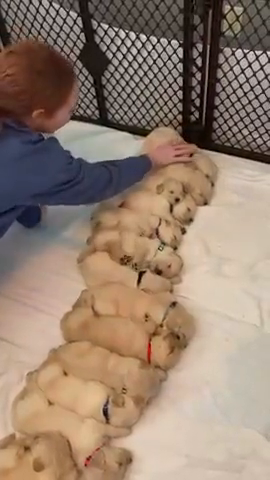
#> input picture frame 43 of images/puppies.avi, 270 x 480 px
$ python play_video.py
#> lines starting #> are read from the running program, lines starting #| are printed output that depends on the picture
import cv2
import numpy as np

cap = cv2.VideoCapture('../images/puppies.avi')
while cap.isOpened():
    ret: bool
    frame: np.ndarray

    ret, frame = cap.read()
#> frame is the input picture: shape (480, 270, 3); mean B, G, R 111.1, 127.7, 149
    if not ret:
        break

    gray: np.ndarray = cv2.cvtColor(frame, cv2.COLOR_BGR2GRAY)
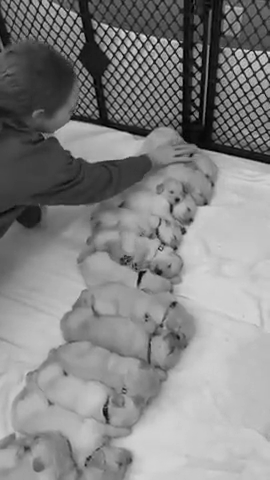
#> gray: shape (480, 270); min 0, max 234, mean 132.2

    cv2.imshow('frame', gray)
    if cv2.waitKey(1) & 0xFF == ord('q'):
#> (key q is pressed here)
        break

cap.release()
cv2.destroyAllWindows()

$ run again, starting later in the video
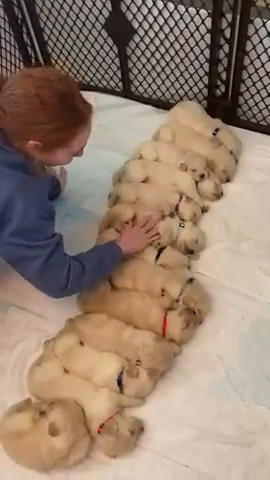
#> input picture frame 196 of images/puppies.avi, 270 x 480 px
#> frame is the input picture: shape (480, 270, 3); mean B, G, R 111.6, 128.6, 150.5
#> `gray: np.ndarray = cv2.cvtColor(frame, cv2.COLOR_BGR2GRAY)`:
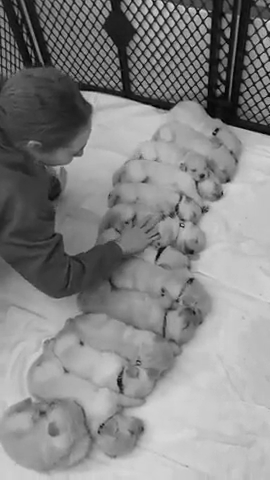
#> gray: shape (480, 270); min 0, max 224, mean 133.3

$ run again, starting later in the video
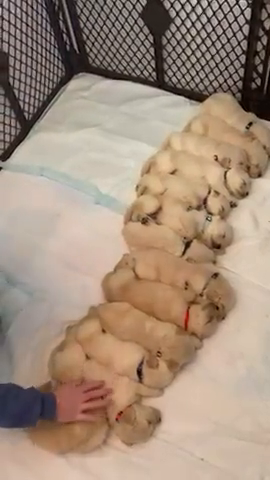
#> input picture frame 348 of images/puppies.avi, 270 x 480 px
#> frame is the input picture: shape (480, 270, 3); mean B, G, R 123.6, 141.7, 163.3
#> `gray: np.ndarray = cv2.cvtColor(frame, cv2.COLOR_BGR2GRAY)`:
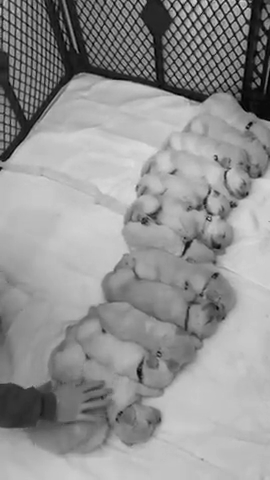
#> gray: shape (480, 270); min 0, max 221, mean 146.1
